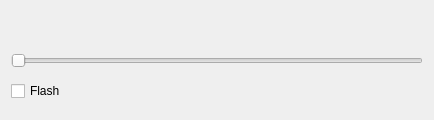
<?xml version="1.0" encoding="UTF-8"?>
<ui version="4.0">
 <class>Dialog</class>
 <widget class="QDialog" name="Dialog">
  <property name="geometry">
   <rect>
    <x>0</x>
    <y>0</y>
    <width>434</width>
    <height>120</height>
   </rect>
  </property>
  <property name="windowTitle">
   <string>custom widget example</string>
  </property>
  <layout class="QVBoxLayout" name="verticalLayout">
   <item>
    <layout class="QHBoxLayout" name="horizontalLayout">
     <item>
      <widget class="LED" name="l1">
       <property name="minimumSize">
        <size>
         <width>30</width>
         <height>30</height>
        </size>
       </property>
       <property name="maximumSize">
        <size>
         <width>16777215</width>
         <height>16777215</height>
        </size>
       </property>
       <property name="visible">
        <bool>true</bool>
       </property>
       <property name="diameter">
        <double>4.000000000000000</double>
       </property>
       <property name="color">
        <color>
         <red>0</red>
         <green>170</green>
         <blue>0</blue>
        </color>
       </property>
       <property name="state">
        <bool>false</bool>
       </property>
       <property name="threshold" stdset="0">
        <number>0</number>
       </property>
      </widget>
     </item>
     <item>
      <widget class="LED" name="l2">
       <property name="minimumSize">
        <size>
         <width>30</width>
         <height>30</height>
        </size>
       </property>
       <property name="maximumSize">
        <size>
         <width>16777215</width>
         <height>16777215</height>
        </size>
       </property>
       <property name="visible">
        <bool>true</bool>
       </property>
       <property name="diameter">
        <double>4.000000000000000</double>
       </property>
       <property name="color">
        <color>
         <red>0</red>
         <green>170</green>
         <blue>0</blue>
        </color>
       </property>
       <property name="state">
        <bool>false</bool>
       </property>
       <property name="threshold" stdset="0">
        <number>10</number>
       </property>
      </widget>
     </item>
     <item>
      <widget class="LED" name="l3">
       <property name="minimumSize">
        <size>
         <width>30</width>
         <height>30</height>
        </size>
       </property>
       <property name="maximumSize">
        <size>
         <width>16777215</width>
         <height>16777215</height>
        </size>
       </property>
       <property name="visible">
        <bool>true</bool>
       </property>
       <property name="diameter">
        <double>4.000000000000000</double>
       </property>
       <property name="color">
        <color>
         <red>255</red>
         <green>255</green>
         <blue>0</blue>
        </color>
       </property>
       <property name="state">
        <bool>false</bool>
       </property>
       <property name="threshold" stdset="0">
        <number>20</number>
       </property>
      </widget>
     </item>
     <item>
      <widget class="LED" name="l4">
       <property name="minimumSize">
        <size>
         <width>30</width>
         <height>30</height>
        </size>
       </property>
       <property name="maximumSize">
        <size>
         <width>16777215</width>
         <height>16777215</height>
        </size>
       </property>
       <property name="visible">
        <bool>true</bool>
       </property>
       <property name="diameter">
        <double>4.000000000000000</double>
       </property>
       <property name="color">
        <color>
         <red>255</red>
         <green>255</green>
         <blue>0</blue>
        </color>
       </property>
       <property name="state">
        <bool>false</bool>
       </property>
       <property name="threshold" stdset="0">
        <number>30</number>
       </property>
      </widget>
     </item>
     <item>
      <widget class="LED" name="l5">
       <property name="minimumSize">
        <size>
         <width>30</width>
         <height>30</height>
        </size>
       </property>
       <property name="maximumSize">
        <size>
         <width>16777215</width>
         <height>16777215</height>
        </size>
       </property>
       <property name="visible">
        <bool>true</bool>
       </property>
       <property name="diameter">
        <double>4.000000000000000</double>
       </property>
       <property name="color">
        <color>
         <red>255</red>
         <green>170</green>
         <blue>0</blue>
        </color>
       </property>
       <property name="state">
        <bool>false</bool>
       </property>
       <property name="threshold" stdset="0">
        <number>40</number>
       </property>
      </widget>
     </item>
     <item>
      <widget class="LED" name="l6">
       <property name="minimumSize">
        <size>
         <width>30</width>
         <height>30</height>
        </size>
       </property>
       <property name="maximumSize">
        <size>
         <width>16777215</width>
         <height>16777215</height>
        </size>
       </property>
       <property name="visible">
        <bool>true</bool>
       </property>
       <property name="diameter">
        <double>4.000000000000000</double>
       </property>
       <property name="color">
        <color>
         <red>255</red>
         <green>170</green>
         <blue>0</blue>
        </color>
       </property>
       <property name="state">
        <bool>false</bool>
       </property>
      </widget>
     </item>
     <item>
      <widget class="LED" name="l7">
       <property name="minimumSize">
        <size>
         <width>30</width>
         <height>30</height>
        </size>
       </property>
       <property name="maximumSize">
        <size>
         <width>16777215</width>
         <height>16777215</height>
        </size>
       </property>
       <property name="visible">
        <bool>true</bool>
       </property>
       <property name="diameter">
        <double>4.000000000000000</double>
       </property>
       <property name="color">
        <color>
         <red>255</red>
         <green>170</green>
         <blue>0</blue>
        </color>
       </property>
       <property name="state">
        <bool>false</bool>
       </property>
       <property name="threshold" stdset="0">
        <number>60</number>
       </property>
      </widget>
     </item>
     <item>
      <widget class="LED" name="l8">
       <property name="minimumSize">
        <size>
         <width>30</width>
         <height>30</height>
        </size>
       </property>
       <property name="maximumSize">
        <size>
         <width>16777215</width>
         <height>16777215</height>
        </size>
       </property>
       <property name="visible">
        <bool>true</bool>
       </property>
       <property name="diameter">
        <double>4.000000000000000</double>
       </property>
       <property name="state">
        <bool>false</bool>
       </property>
       <property name="threshold" stdset="0">
        <number>70</number>
       </property>
      </widget>
     </item>
     <item>
      <widget class="LED" name="l9">
       <property name="minimumSize">
        <size>
         <width>30</width>
         <height>30</height>
        </size>
       </property>
       <property name="maximumSize">
        <size>
         <width>16777215</width>
         <height>16777215</height>
        </size>
       </property>
       <property name="visible">
        <bool>true</bool>
       </property>
       <property name="diameter">
        <double>4.000000000000000</double>
       </property>
       <property name="state">
        <bool>false</bool>
       </property>
       <property name="threshold" stdset="0">
        <number>80</number>
       </property>
       <property name="input" stdset="0">
        <number>0</number>
       </property>
      </widget>
     </item>
     <item>
      <widget class="LED" name="l10">
       <property name="minimumSize">
        <size>
         <width>30</width>
         <height>30</height>
        </size>
       </property>
       <property name="maximumSize">
        <size>
         <width>16777215</width>
         <height>16777215</height>
        </size>
       </property>
       <property name="visible">
        <bool>true</bool>
       </property>
       <property name="diameter">
        <double>4.000000000000000</double>
       </property>
       <property name="state">
        <bool>false</bool>
       </property>
       <property name="threshold" stdset="0">
        <number>90</number>
       </property>
      </widget>
     </item>
    </layout>
   </item>
   <item>
    <widget class="QSlider" name="horizontalSlider">
     <property name="maximum">
      <number>100</number>
     </property>
     <property name="singleStep">
      <number>10</number>
     </property>
     <property name="orientation">
      <enum>Qt::Horizontal</enum>
     </property>
    </widget>
   </item>
   <item>
    <layout class="QHBoxLayout" name="horizontalLayout_2">
     <item>
      <widget class="QCheckBox" name="checkBox">
       <property name="text">
        <string>Flash</string>
       </property>
       <property name="checked">
        <bool>false</bool>
       </property>
      </widget>
     </item>
     <item>
      <widget class="LED" name="led">
       <property name="minimumSize">
        <size>
         <width>30</width>
         <height>30</height>
        </size>
       </property>
       <property name="maximumSize">
        <size>
         <width>16777215</width>
         <height>16777215</height>
        </size>
       </property>
       <property name="visible">
        <bool>true</bool>
       </property>
       <property name="diameter">
        <double>4.000000000000000</double>
       </property>
       <property name="state">
        <bool>false</bool>
       </property>
       <property name="flashing">
        <bool>false</bool>
       </property>
       <property name="flashRate">
        <number>500</number>
       </property>
       <property name="alphaForOff">
        <number>80</number>
       </property>
      </widget>
     </item>
     <item>
      <spacer name="horizontalSpacer">
       <property name="orientation">
        <enum>Qt::Horizontal</enum>
       </property>
       <property name="sizeHint" stdset="0">
        <size>
         <width>40</width>
         <height>20</height>
        </size>
       </property>
      </spacer>
     </item>
    </layout>
   </item>
  </layout>
 </widget>
 <customwidgets>
  <customwidget>
   <class>LED</class>
   <extends>QWidget</extends>
   <header>LED.h</header>
  </customwidget>
 </customwidgets>
 <resources/>
 <connections/>
</ui>
